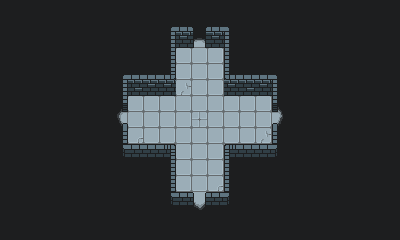

This game map was drawn from its Tiled (.tmx) file and the tilesets committed beside it. A one-line description and the full map source follow:
An orthogonal 25x15 tile map with 16x16 px tiles, 5 tile layers (Tile Layer 1, Tile Layer 2, Tile Layer 3, Tile Layer 4, ...) and 5 objects.

<map version="1.5" tiledversion="1.6.0" orientation="orthogonal" renderorder="right-down" width="25" height="15" tilewidth="16" tileheight="16" infinite="0" nextlayerid="7" nextobjectid="6">
 <tileset firstgid="1" source="tile_revision.tsx" />
 <layer id="1" name="Tile Layer 1" width="25" height="15">
  <data encoding="csv">
58,58,58,58,58,58,58,58,58,58,58,58,58,58,58,58,58,58,58,58,58,58,58,58,58,
58,58,58,58,58,58,58,58,58,58,1,5,5,5,6,58,58,58,58,58,58,58,58,58,58,
58,58,58,58,58,58,58,58,58,58,11,14,14,14,16,58,58,58,58,58,58,58,58,58,58,
58,58,58,58,58,58,58,58,58,58,11,34,34,34,16,58,58,58,58,58,58,58,58,58,58,
58,58,58,58,58,58,58,1,5,5,28,34,34,34,27,5,5,6,58,58,58,58,58,58,58,
58,58,58,58,58,58,58,11,12,15,15,22,34,34,15,12,15,16,58,58,58,58,58,58,58,
58,58,58,58,58,58,58,11,34,34,34,33,34,34,34,34,34,16,58,58,58,58,58,58,58,
58,58,58,58,58,58,58,11,34,34,34,34,24,34,34,34,34,16,58,58,58,58,58,58,58,
58,58,58,58,58,58,58,11,23,34,34,34,34,33,34,34,22,16,58,58,58,58,58,58,58,
58,58,58,58,58,58,58,41,44,44,18,34,34,34,17,45,45,46,58,58,58,58,58,58,58,
58,58,58,58,58,58,58,58,58,58,11,34,34,34,16,58,58,58,58,58,58,58,58,58,58,
58,58,58,58,58,58,58,58,58,58,11,34,34,23,16,58,58,58,58,58,58,58,58,58,58,
58,58,58,58,58,58,58,58,58,58,41,45,45,45,46,58,58,58,58,58,58,58,58,58,58,
58,58,58,58,58,58,58,58,58,58,58,58,58,58,58,58,58,58,58,58,58,58,58,58,58,
58,58,58,58,58,58,58,58,58,58,58,58,58,58,58,58,58,58,58,58,58,58,58,58,58
</data>
 </layer>
 <layer id="2" name="Tile Layer 2" width="25" height="15">
  <data encoding="csv">
0,0,0,0,0,0,0,0,0,0,0,0,0,0,0,0,0,0,0,0,0,0,0,0,0,
0,0,0,0,0,0,0,0,0,0,0,0,3,0,0,0,0,0,0,0,0,0,0,0,0,
0,0,0,0,0,0,0,0,0,0,0,0,13,0,0,0,0,0,0,0,0,0,0,0,0,
0,0,0,0,0,0,0,0,0,0,0,0,0,0,0,0,0,0,0,0,0,0,0,0,0,
0,0,0,0,0,0,0,0,0,0,0,0,0,0,0,0,0,0,0,0,0,0,0,0,0,
0,0,0,0,0,0,0,0,0,0,0,0,0,0,0,0,0,0,0,0,0,0,0,0,0,
0,0,0,0,0,0,0,0,0,0,0,0,0,0,0,0,0,0,0,0,0,0,0,0,0,
0,0,0,0,0,0,0,0,0,0,0,0,0,0,0,0,0,0,0,0,0,0,0,0,0,
0,0,0,0,0,0,0,0,0,0,0,0,0,0,0,0,0,0,0,0,0,0,0,0,0,
0,0,0,0,0,0,0,0,0,0,0,0,0,0,0,0,0,0,0,0,0,0,0,0,0,
0,0,0,0,0,0,0,0,0,0,0,0,0,0,0,0,0,0,0,0,0,0,0,0,0,
0,0,0,0,0,0,0,0,0,0,0,0,0,0,0,0,0,0,0,0,0,0,0,0,0,
0,0,0,0,0,0,0,0,0,0,0,0,0,0,0,0,0,0,0,0,0,0,0,0,0,
0,0,0,0,0,0,0,0,0,0,0,0,0,0,0,0,0,0,0,0,0,0,0,0,0,
0,0,0,0,0,0,0,0,0,0,0,0,0,0,0,0,0,0,0,0,0,0,0,0,0
</data>
 </layer>
 <layer id="3" name="Tile Layer 3" width="25" height="15">
  <data encoding="csv">
0,0,0,0,0,0,0,0,0,0,0,0,0,0,0,0,0,0,0,0,0,0,0,0,0,
0,0,0,0,0,0,0,0,0,0,0,0,0,0,0,0,0,0,0,0,0,0,0,0,0,
0,0,0,0,0,0,0,0,0,0,0,0,0,0,0,0,0,0,0,0,0,0,0,0,0,
0,0,0,0,0,0,0,0,0,0,0,0,0,0,0,0,0,0,0,0,0,0,0,0,0,
0,0,0,0,0,0,0,0,0,0,0,0,0,0,0,0,0,0,0,0,0,0,0,0,0,
0,0,0,0,0,0,0,0,0,0,0,0,0,0,0,0,0,0,0,0,0,0,0,0,0,
0,0,0,0,0,0,0,21,0,0,0,0,0,0,0,0,0,0,0,0,0,0,0,0,0,
0,0,0,0,0,0,0,31,0,0,0,0,0,0,0,0,0,0,0,0,0,0,0,0,0,
0,0,0,0,0,0,0,0,0,0,0,0,0,0,0,0,0,0,0,0,0,0,0,0,0,
0,0,0,0,0,0,0,0,0,0,0,0,0,0,0,0,0,0,0,0,0,0,0,0,0,
0,0,0,0,0,0,0,0,0,0,0,0,0,0,0,0,0,0,0,0,0,0,0,0,0,
0,0,0,0,0,0,0,0,0,0,0,0,0,0,0,0,0,0,0,0,0,0,0,0,0,
0,0,0,0,0,0,0,0,0,0,0,0,0,0,0,0,0,0,0,0,0,0,0,0,0,
0,0,0,0,0,0,0,0,0,0,0,0,0,0,0,0,0,0,0,0,0,0,0,0,0,
0,0,0,0,0,0,0,0,0,0,0,0,0,0,0,0,0,0,0,0,0,0,0,0,0
</data>
 </layer>
 <layer id="4" name="Tile Layer 4" width="25" height="15">
  <data encoding="csv">
0,0,0,0,0,0,0,0,0,0,0,0,0,0,0,0,0,0,0,0,0,0,0,0,0,
0,0,0,0,0,0,0,0,0,0,0,0,0,0,0,0,0,0,0,0,0,0,0,0,0,
0,0,0,0,0,0,0,0,0,0,0,0,0,0,0,0,0,0,0,0,0,0,0,0,0,
0,0,0,0,0,0,0,0,0,0,0,0,0,0,0,0,0,0,0,0,0,0,0,0,0,
0,0,0,0,0,0,0,0,0,0,0,0,0,0,0,0,0,0,0,0,0,0,0,0,0,
0,0,0,0,0,0,0,0,0,0,0,0,0,0,0,0,0,0,0,0,0,0,0,0,0,
0,0,0,0,0,0,0,0,0,0,0,0,0,0,0,0,0,0,0,0,0,0,0,0,0,
0,0,0,0,0,0,0,0,0,0,0,0,0,0,0,0,0,0,0,0,0,0,0,0,0,
0,0,0,0,0,0,0,0,0,0,0,0,0,0,0,0,0,0,0,0,0,0,0,0,0,
0,0,0,0,0,0,0,0,0,0,0,0,0,0,0,0,0,0,0,0,0,0,0,0,0,
0,0,0,0,0,0,0,0,0,0,0,0,0,0,0,0,0,0,0,0,0,0,0,0,0,
0,0,0,0,0,0,0,0,0,0,0,0,0,0,0,0,0,0,0,0,0,0,0,0,0,
0,0,0,0,0,0,0,0,0,0,0,0,43,0,0,0,0,0,0,0,0,0,0,0,0,
0,0,0,0,0,0,0,0,0,0,0,0,53,0,0,0,0,0,0,0,0,0,0,0,0,
0,0,0,0,0,0,0,0,0,0,0,0,0,0,0,0,0,0,0,0,0,0,0,0,0
</data>
 </layer>
 <layer id="5" name="Tile Layer 5" width="25" height="15">
  <data encoding="csv">
0,0,0,0,0,0,0,0,0,0,0,0,0,0,0,0,0,0,0,0,0,0,0,0,0,
0,0,0,0,0,0,0,0,0,0,0,0,0,0,0,0,0,0,0,0,0,0,0,0,0,
0,0,0,0,0,0,0,0,0,0,0,0,0,0,0,0,0,0,0,0,0,0,0,0,0,
0,0,0,0,0,0,0,0,0,0,0,0,0,0,0,0,0,0,0,0,0,0,0,0,0,
0,0,0,0,0,0,0,0,0,0,0,0,0,0,0,0,0,0,0,0,0,0,0,0,0,
0,0,0,0,0,0,0,0,0,0,0,0,0,0,0,0,0,0,0,0,0,0,0,0,0,
0,0,0,0,0,0,0,0,0,0,0,0,0,0,0,0,0,26,0,0,0,0,0,0,0,
0,0,0,0,0,0,0,0,0,0,0,0,0,0,0,0,0,36,0,0,0,0,0,0,0,
0,0,0,0,0,0,0,0,0,0,0,0,0,0,0,0,0,0,0,0,0,0,0,0,0,
0,0,0,0,0,0,0,0,0,0,0,0,0,0,0,0,0,0,0,0,0,0,0,0,0,
0,0,0,0,0,0,0,0,0,0,0,0,0,0,0,0,0,0,0,0,0,0,0,0,0,
0,0,0,0,0,0,0,0,0,0,0,0,0,0,0,0,0,0,0,0,0,0,0,0,0,
0,0,0,0,0,0,0,0,0,0,0,0,0,0,0,0,0,0,0,0,0,0,0,0,0,
0,0,0,0,0,0,0,0,0,0,0,0,0,0,0,0,0,0,0,0,0,0,0,0,0,
0,0,0,0,0,0,0,0,0,0,0,0,0,0,0,0,0,0,0,0,0,0,0,0,0
</data>
 </layer>
 <objectgroup id="6" name="objects">
  <object id="1" x="185.25" y="62.5">
   <properties>
    <property name="north" value="" />
   </properties>
   <point />
  </object>
  <object id="2" x="121.25" y="127.75">
   <properties>
    <property name="west" value="" />
   </properties>
   <point />
  </object>
  <object id="3" x="249.25" y="126.5">
   <properties>
    <property name="east" value="" />
   </properties>
   <point />
  </object>
  <object id="4" x="185.25" y="190.25">
   <properties>
    <property name="south" value="" />
   </properties>
   <point />
  </object>
  <object id="5" x="185.5" y="126.5">
   <properties>
    <property name="spawn" value="" />
   </properties>
   <point />
  </object>
 </objectgroup>
</map>